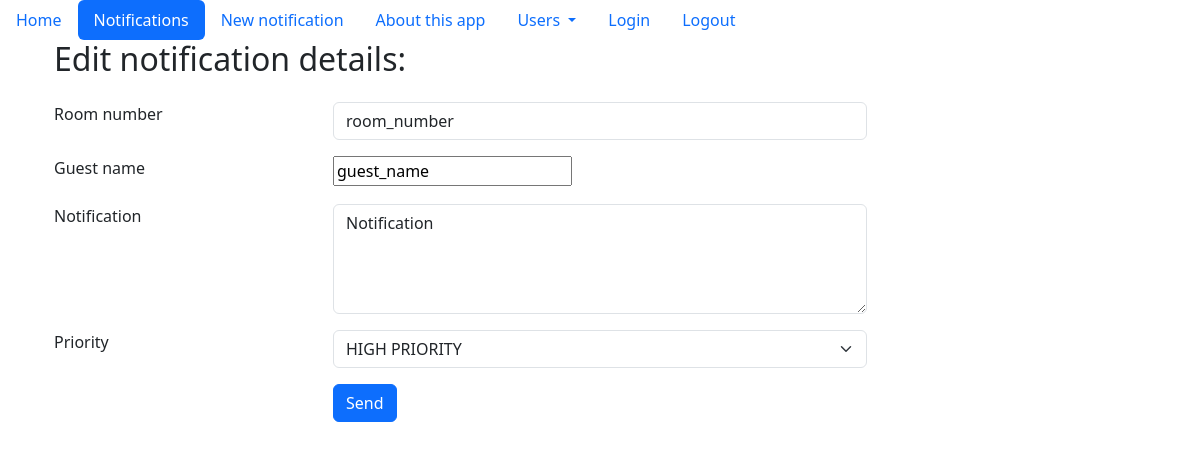
The app's page /edit_notification/13 with its own data.
### tables this page shows
CREATE TABLE notifications(id integer primary key autoincrement,room_number varchar(10), guest_name varchar(30), notification text,priority varchar(20) not null default 'LOW', date_notification date not null default(date()));

### kurs3/exercise/exercise.py (the view, shortened to what this page needs)
@app.route('/edit_notification/<int:notification_id>',methods=["GET","POST"])
def edit_notification(notification_id:int):
    notification_priorities = NotificationPriorities()
    notification_priorities.load_priorities()
    db=get_db()
    if request.method == 'GET':
        sql_statement='select id,room_number,guest_name,notification,priority\
              from notifications where id=?'
        notif_obj=db.execute(sql_statement,[notification_id]).fetchone()
        if notification==None:
            flash(f"No founded notification id={notification_id}")
            return redirect('notifications')
        else:
            return render_template('edit_notification.html'
                                , active_menu='notifications'
                                ,notif_obj=notif_obj
                                ,list_of_priorities=notification_priorities.list_of_priorities)

### kurs3/exercise/exercise.py (called while the page is built)
def get_db():
    if not hasattr(g, 'sqlite_db'):
        conn = sqlite3.connect(app_info['db_notifications'])
        conn.row_factory = sqlite3.Row
        g.sqlite_db = conn
    return g.sqlite_db

### kurs3/exercise/notification_priorities.py (called while the page is built)
    def load_priorities(self):
        self.list_of_priorities.append(PriorityType('high','HIGH PRIORITY', False))
        self.list_of_priorities.append(PriorityType('medium','MEDIUM', False))
        self.list_of_priorities.append(PriorityType('normal', 'NOT URGENT', True))
        self.list_of_priorities.append(PriorityType('low', 'REMARK', False))

### kurs3/exercise/templates/edit_notification.html (shortened to what this page needs)
{% extends "base.html" %}
{%block content %}
<form id="notification_form" method="POST" action="{{ url_for('edit_notification',
notification_id=notif_obj.id) }}">
    <div class="container px-4">
        <div class="row mb-3">
            <div class="col-12"><h2>Edit notification details:</h2></div>
        </div>
        <div class="row mb-3">
            <div class="col-3"><label for="room_number" class="form-label">Room
number</label></div>
            <div class="col-6"><input type="text" name="room_number" id="room_number"
class="form-control"
                value="{{ notif_obj.room_number }}"></div>
            <div class="col-3"></div>
        </div>
        <div class="row mb-3">
            <div class="col-3"><label for="guest_name" class="form-label">Guest
name</label></div>
            <div class="col-6"><input type="text" name="guest_name" id="guest_name" class="form
control"
                value="{{ notif_obj.guest_name }}"></div>
            <div class="col-3"></div>
        </div>
        <div class="row mb-3">
            <div class="col-3"><label for="notification_text" class="form
label">Notification</label></div>
            <div class="col-6">
                <textarea rows="4" cols="50" name="notification_text" class="form-control">{{
notif_obj.notification }}</textarea>
</div>
<div class="col-3"></div>
</div>
<div class="row mb-3">
<div class="col-3"><label for="priority" class="form-label">Priority</label></div>
<div class="col-6">
<select name="priority" id="priority" class="form-select">
{% for priority in list_of_priorities %}
<option value="{{ priority.code }}" {{ 'selected' if
priority.code==notif_obj.priority }}>{{ priority.description }}</option>
{% endfor %}
</select>
</div>
<div class="col-3"></div>
</div>
<div class="row mb-3">
<div class="col-3"></div>
<div class="col-6"><input type="submit" value="Send" class="btn btn-primary"></div>
<div class="col-3"></div>
</div>
</div>
</form>
{% endblock %}

### records on screen
notifications: room_number "room_number", guest_name "guest_name", notification_text "Notification"

### other values on screen
form field priority "HIGH PRIORITY"
